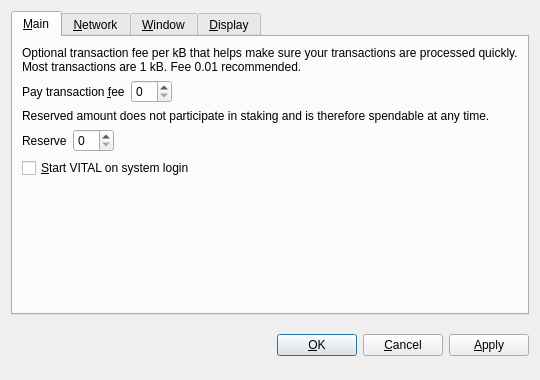
<?xml version="1.0" encoding="UTF-8"?>
<ui version="4.0">
 <class>OptionsDialog</class>
 <widget class="QDialog" name="OptionsDialog">
  <property name="geometry">
   <rect>
    <x>0</x>
    <y>0</y>
    <width>540</width>
    <height>380</height>
   </rect>
  </property>
  <property name="windowTitle">
   <string>Options</string>
  </property>
  <property name="modal">
   <bool>true</bool>
  </property>
  <layout class="QVBoxLayout" name="verticalLayout">
   <item>
    <widget class="QTabWidget" name="tabWidget">
     <property name="tabPosition">
      <enum>QTabWidget::North</enum>
     </property>
     <property name="currentIndex">
      <number>0</number>
     </property>
     <widget class="QWidget" name="tabMain">
      <attribute name="title">
       <string>&amp;Main</string>
      </attribute>
      <layout class="QVBoxLayout" name="verticalLayout_Main">
       <item>
        <widget class="QLabel" name="transactionFeeInfoLabel">
         <property name="text">
          <string>Optional transaction fee per kB that helps make sure your transactions are processed quickly. Most transactions are 1 kB. Fee 0.01 recommended.</string>
         </property>
         <property name="textFormat">
          <enum>Qt::PlainText</enum>
         </property>
         <property name="wordWrap">
          <bool>true</bool>
         </property>
        </widget>
       </item>
       <item>
        <layout class="QHBoxLayout" name="horizontalLayoutFee">
         <item>
          <widget class="QLabel" name="transactionFeeLabel">
           <property name="text">
            <string>Pay transaction &amp;fee</string>
           </property>
           <property name="textFormat">
            <enum>Qt::PlainText</enum>
           </property>
           <property name="buddy">
            <cstring>transactionFee</cstring>
           </property>
          </widget>
         </item>
         <item>
          <widget class="BitcoinAmountField" name="transactionFee"/>
         </item>
         <item>
          <spacer name="horizontalSpacerFee">
           <property name="orientation">
            <enum>Qt::Horizontal</enum>
           </property>
           <property name="sizeHint" stdset="0">
            <size>
             <width>40</width>
             <height>20</height>
            </size>
           </property>
          </spacer>
         </item>
        </layout>
       </item>
       <item>
        <widget class="QLabel" name="reserveBalanceInfoLabel">
         <property name="text">
          <string>Reserved amount does not participate in staking and is therefore spendable at any time.</string>
         </property>
         <property name="textFormat">
          <enum>Qt::PlainText</enum>
         </property>
         <property name="wordWrap">
          <bool>true</bool>
         </property>
        </widget>
       </item>
       <item>
        <layout class="QHBoxLayout" name="horizontalLayoutReserveBalance">
         <item>
          <widget class="QLabel" name="reserveBalanceLabel">
           <property name="text">
            <string>Reserve</string>
           </property>
           <property name="textFormat">
            <enum>Qt::PlainText</enum>
           </property>
           <property name="buddy">
            <cstring>reserveBalance</cstring>
           </property>
          </widget>
         </item>
         <item>
          <widget class="BitcoinAmountField" name="reserveBalance"/>
         </item>
         <item>
          <spacer name="horizontalSpacerReserveBalance">
           <property name="orientation">
            <enum>Qt::Horizontal</enum>
           </property>
           <property name="sizeHint" stdset="0">
            <size>
             <width>40</width>
             <height>20</height>
            </size>
           </property>
          </spacer>
         </item>
        </layout>
       </item>
       <item>
        <widget class="QCheckBox" name="bitcoinAtStartup">
         <property name="toolTip">
          <string>Automatically start VITAL after logging in to the system.</string>
         </property>
         <property name="text">
          <string>&amp;Start VITAL on system login</string>
         </property>
        </widget>
       </item>
       <item>
        <spacer name="verticalSpacer_Main">
         <property name="orientation">
          <enum>Qt::Vertical</enum>
         </property>
         <property name="sizeHint" stdset="0">
          <size>
           <width>20</width>
           <height>40</height>
          </size>
         </property>
        </spacer>
       </item>
      </layout>
     </widget>
     <widget class="QWidget" name="tabNetwork">
      <attribute name="title">
       <string>&amp;Network</string>
      </attribute>
      <layout class="QVBoxLayout" name="verticalLayout_Network">
       <item>
        <widget class="QCheckBox" name="mapPortUpnp">
         <property name="toolTip">
          <string>Automatically open the VITAL client port on the router. This only works when your router supports UPnP and it is enabled.</string>
         </property>
         <property name="text">
          <string>Map port using &amp;UPnP</string>
         </property>
        </widget>
       </item>
       <item>
        <widget class="QCheckBox" name="connectSocks">
         <property name="toolTip">
          <string>Connect to the VITAL network through a SOCKS proxy (e.g. when connecting through Tor).</string>
         </property>
         <property name="text">
          <string>&amp;Connect through SOCKS proxy:</string>
         </property>
        </widget>
       </item>
       <item>
        <layout class="QHBoxLayout" name="horizontalLayout_Network">
         <item>
          <widget class="QLabel" name="proxyIpLabel">
           <property name="text">
            <string>Proxy &amp;IP:</string>
           </property>
           <property name="textFormat">
            <enum>Qt::PlainText</enum>
           </property>
           <property name="buddy">
            <cstring>proxyIp</cstring>
           </property>
          </widget>
         </item>
         <item>
          <widget class="QValidatedLineEdit" name="proxyIp">
           <property name="maximumSize">
            <size>
             <width>140</width>
             <height>16777215</height>
            </size>
           </property>
           <property name="toolTip">
            <string>IP address of the proxy (e.g. 127.0.0.1)</string>
           </property>
          </widget>
         </item>
         <item>
          <widget class="QLabel" name="proxyPortLabel">
           <property name="text">
            <string>&amp;Port:</string>
           </property>
           <property name="textFormat">
            <enum>Qt::PlainText</enum>
           </property>
           <property name="buddy">
            <cstring>proxyPort</cstring>
           </property>
          </widget>
         </item>
         <item>
          <widget class="QLineEdit" name="proxyPort">
           <property name="maximumSize">
            <size>
             <width>55</width>
             <height>16777215</height>
            </size>
           </property>
           <property name="toolTip">
            <string>Port of the proxy (e.g. 9050)</string>
           </property>
          </widget>
         </item>
         <item>
          <widget class="QLabel" name="socksVersionLabel">
           <property name="text">
            <string>SOCKS &amp;Version:</string>
           </property>
           <property name="textFormat">
            <enum>Qt::PlainText</enum>
           </property>
           <property name="buddy">
            <cstring>socksVersion</cstring>
           </property>
          </widget>
         </item>
         <item>
          <widget class="QValueComboBox" name="socksVersion">
           <property name="toolTip">
            <string>SOCKS version of the proxy (e.g. 5)</string>
           </property>
          </widget>
         </item>
         <item>
          <spacer name="horizontalSpacer_Network">
           <property name="orientation">
            <enum>Qt::Horizontal</enum>
           </property>
           <property name="sizeHint" stdset="0">
            <size>
             <width>40</width>
             <height>20</height>
            </size>
           </property>
          </spacer>
         </item>
        </layout>
       </item>
       <item>
        <spacer name="verticalSpacer_Network">
         <property name="orientation">
          <enum>Qt::Vertical</enum>
         </property>
         <property name="sizeHint" stdset="0">
          <size>
           <width>20</width>
           <height>40</height>
          </size>
         </property>
        </spacer>
       </item>
      </layout>
     </widget>
     <widget class="QWidget" name="tabWindow">
      <attribute name="title">
       <string>&amp;Window</string>
      </attribute>
      <layout class="QVBoxLayout" name="verticalLayout_Window">
       <item>
        <widget class="QCheckBox" name="minimizeToTray">
         <property name="toolTip">
          <string>Show only a tray icon after minimizing the window.</string>
         </property>
         <property name="text">
          <string>&amp;Minimize to the tray instead of the taskbar</string>
         </property>
        </widget>
       </item>
       <item>
        <widget class="QCheckBox" name="minimizeOnClose">
         <property name="toolTip">
          <string>Minimize instead of exit the application when the window is closed. When this option is enabled, the application will be closed only after selecting Quit in the menu.</string>
         </property>
         <property name="text">
          <string>M&amp;inimize on close</string>
         </property>
        </widget>
       </item>
       <item>
        <spacer name="verticalSpacer_Window">
         <property name="orientation">
          <enum>Qt::Vertical</enum>
         </property>
         <property name="sizeHint" stdset="0">
          <size>
           <width>20</width>
           <height>40</height>
          </size>
         </property>
        </spacer>
       </item>
      </layout>
     </widget>
     <widget class="QWidget" name="tabDisplay">
      <attribute name="title">
       <string>&amp;Display</string>
      </attribute>
      <layout class="QVBoxLayout" name="verticalLayout_Display">
       <item>
        <layout class="QHBoxLayout" name="horizontalLayout_1_Display">
         <item>
          <widget class="QLabel" name="langLabel">
           <property name="text">
            <string>User Interface &amp;language:</string>
           </property>
           <property name="textFormat">
            <enum>Qt::PlainText</enum>
           </property>
           <property name="buddy">
            <cstring>lang</cstring>
           </property>
          </widget>
         </item>
         <item>
          <widget class="QValueComboBox" name="lang">
           <property name="toolTip">
            <string>The user interface language can be set here. This setting will take effect after restarting VITAL.</string>
           </property>
          </widget>
         </item>
        </layout>
       </item>
       <item>
        <layout class="QHBoxLayout" name="horizontalLayout_2_Display">
         <item>
          <widget class="QLabel" name="unitLabel">
           <property name="text">
            <string>&amp;Unit to show amounts in:</string>
           </property>
           <property name="textFormat">
            <enum>Qt::PlainText</enum>
           </property>
           <property name="buddy">
            <cstring>unit</cstring>
           </property>
          </widget>
         </item>
         <item>
          <widget class="QValueComboBox" name="unit">
           <property name="toolTip">
            <string>Choose the default subdivision unit to show in the interface and when sending coins.</string>
           </property>
          </widget>
         </item>
        </layout>
       </item>
       <item>
        <widget class="QCheckBox" name="displayAddresses">
         <property name="toolTip">
          <string>Whether to show VITAL addresses in the transaction list or not.</string>
         </property>
         <property name="text">
          <string>&amp;Display addresses in transaction list</string>
         </property>
        </widget>
       </item>
       <item>
        <widget class="QCheckBox" name="coinControlFeatures">
         <property name="toolTip">
          <string>Whether to show coin control features or not.</string>
         </property>
         <property name="text">
          <string>Display coin &amp;control features (experts only!)</string>
         </property>
        </widget>
       </item>
       <item>
        <spacer name="verticalSpacer_Display">
         <property name="orientation">
          <enum>Qt::Vertical</enum>
         </property>
         <property name="sizeHint" stdset="0">
          <size>
           <width>20</width>
           <height>40</height>
          </size>
         </property>
        </spacer>
       </item>
      </layout>
     </widget>
    </widget>
   </item>
   <item>
    <layout class="QHBoxLayout" name="horizontalLayout_Buttons">
     <item>
      <spacer name="horizontalSpacer_1">
       <property name="orientation">
        <enum>Qt::Horizontal</enum>
       </property>
       <property name="sizeHint" stdset="0">
        <size>
         <width>40</width>
         <height>48</height>
        </size>
       </property>
      </spacer>
     </item>
     <item>
      <widget class="QLabel" name="statusLabel">
       <property name="font">
        <font>
         <weight>75</weight>
         <bold>true</bold>
        </font>
       </property>
       <property name="text">
        <string/>
       </property>
       <property name="textFormat">
        <enum>Qt::PlainText</enum>
       </property>
       <property name="wordWrap">
        <bool>true</bool>
       </property>
      </widget>
     </item>
     <item>
      <spacer name="horizontalSpacer_2">
       <property name="orientation">
        <enum>Qt::Horizontal</enum>
       </property>
       <property name="sizeHint" stdset="0">
        <size>
         <width>40</width>
         <height>48</height>
        </size>
       </property>
      </spacer>
     </item>
     <item>
      <widget class="QPushButton" name="okButton">
       <property name="text">
        <string>&amp;OK</string>
       </property>
      </widget>
     </item>
     <item>
      <widget class="QPushButton" name="cancelButton">
       <property name="text">
        <string>&amp;Cancel</string>
       </property>
       <property name="autoDefault">
        <bool>false</bool>
       </property>
      </widget>
     </item>
     <item>
      <widget class="QPushButton" name="applyButton">
       <property name="text">
        <string>&amp;Apply</string>
       </property>
       <property name="autoDefault">
        <bool>false</bool>
       </property>
      </widget>
     </item>
    </layout>
   </item>
  </layout>
 </widget>
 <customwidgets>
  <customwidget>
   <class>BitcoinAmountField</class>
   <extends>QSpinBox</extends>
   <header>bitcoinamountfield.h</header>
  </customwidget>
  <customwidget>
   <class>QValueComboBox</class>
   <extends>QComboBox</extends>
   <header>qvaluecombobox.h</header>
  </customwidget>
  <customwidget>
   <class>QValidatedLineEdit</class>
   <extends>QLineEdit</extends>
   <header>qvalidatedlineedit.h</header>
  </customwidget>
 </customwidgets>
 <resources/>
 <connections/>
</ui>
